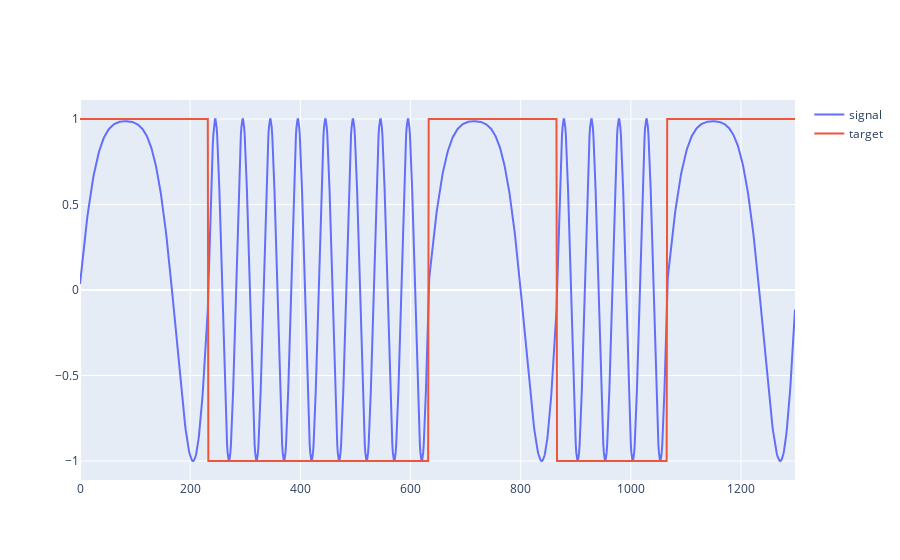

The code cell stored with this chart in its notebook:
### Markdown cell above
По условию мне дан для обучения данная картина

### Code cell
fig = go.Figure(go.Scatter(x=tick, y=data, name="signal"))
fig.add_trace(go.Scatter(x=tick, y=target, name="target"))
fig.show()

### Figure 1 — Plotly figure (JSON) as saved in the notebook; plotly's stock layout.template omitted (floating-point values rounded to 4 significant figures; data arrays with more than 128 entries replaced by an {"elided": "..."} marker saying what was removed)
{"data": [{"name": "signal", "type": "scatter", "x": {"elided": "1299 int values"}, "y": {"elided": "1299 float values"}}, {"name": "target", "type": "scatter", "x": {"elided": "1299 int values"}, "y": {"elided": "1299 int values"}}], "layout": {}}
